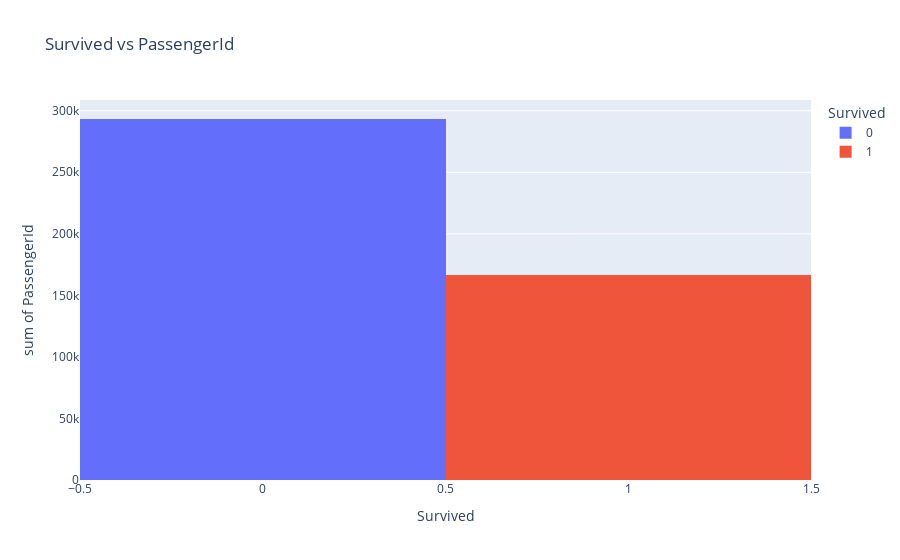

This figure's notebook cell:
### Code cell
px.histogram(df, x='Survived', y='PassengerId', color='Survived', title='Survived vs PassengerId')

### Figure 1 — Plotly figure (JSON) as saved in the notebook; plotly's stock layout.template omitted (floating-point values rounded to 4 significant figures; data arrays with more than 128 entries replaced by an {"elided": "..."} marker saying what was removed)
{"data": [{"alignmentgroup": "True", "bingroup": "x", "histfunc": "sum", "hovertemplate": "Survived=%{x}<br>sum of PassengerId=%{y}<extra></extra>", "legendgroup": "0", "marker": {"color": "#636efa", "pattern": {"shape": ""}}, "name": "0", "offsetgroup": "0", "orientation": "v", "showlegend": true, "type": "histogram", "x": {"elided": "266 int values"}, "xaxis": "x", "y": {"elided": "266 int values"}, "yaxis": "y"}, {"alignmentgroup": "True", "bingroup": "x", "histfunc": "sum", "hovertemplate": "Survived=%{x}<br>sum of PassengerId=%{y}<extra></extra>", "legendgroup": "1", "marker": {"color": "#EF553B", "pattern": {"shape": ""}}, "name": "1", "offsetgroup": "1", "orientation": "v", "showlegend": true, "type": "histogram", "x": {"elided": "152 int values"}, "xaxis": "x", "y": {"elided": "152 int values"}, "yaxis": "y"}], "layout": {"barmode": "relative", "legend": {"title": {"text": "Survived"}, "tracegroupgap": 0}, "title": {"text": "Survived vs PassengerId"}, "xaxis": {"anchor": "y", "categoryarray": [0, 1], "categoryorder": "array", "domain": [0, 1], "title": {"text": "Survived"}}, "yaxis": {"anchor": "x", "domain": [0, 1], "title": {"text": "sum of PassengerId"}}}}
